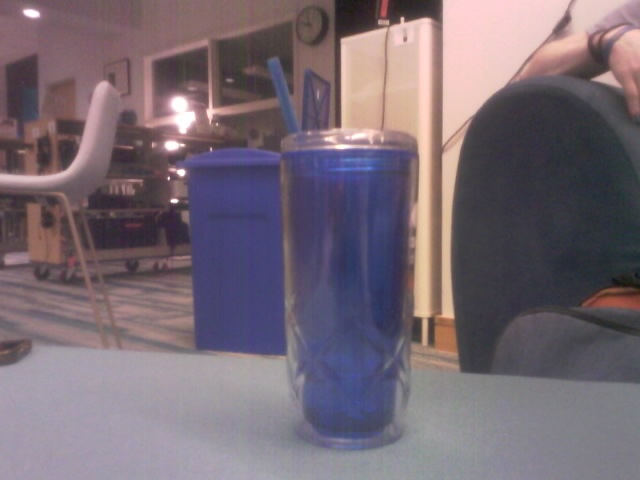
%> input picture Assignment Group Assignment 4 - Image Enhancement/carter.jpg, 640 x 480 px
$ octave Frequency_LPF.m   (GNU Octave 9; MATLAB toolbox functions it lacks are replaced by stand-ins)
%> lines starting %> are read from the running program, lines starting %| are printed output that depends on the picture
%% Frequency domain low pass filtering (Ideal, Butterworth and Gaussian LPF)
% code credit: https://www.abhilashsingh.net/?source=lpf_matlab
clc
clear all
%%
img = imread('carter.jpg');
%> img is the input picture: size 480x640x3 uint8; mean R, G, B 118.7, 105.8, 115.4
gimg=rgb2gray(img);
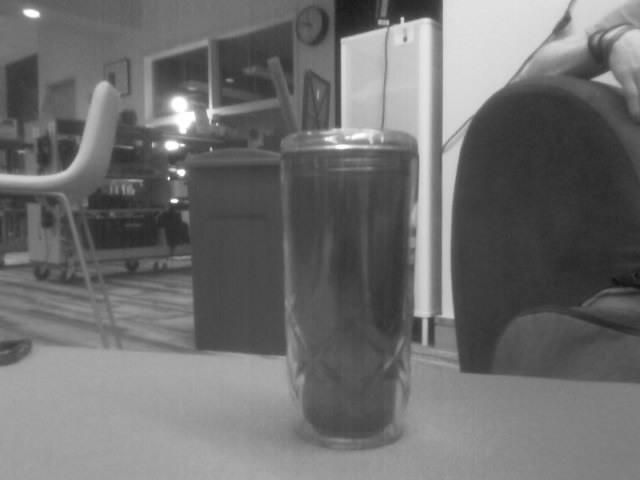
%> gimg: size 480x640 uint8; min 20, max 255, mean 110.8
subplot(331)
imshow(gimg)
title('f(x,y)')
%% Ideal low pass
P=size(gimg);
%> P = [480 640]
M=P(1);N=P(2);
%> after `M=P(1)`: M = 480
%> after `N=P(2)`: N = 640
F=fft2(gimg,M,N);
subplot(332)
%imshow(uint8(abs(fftshift(F))));
imshow(uint8(abs((F))));
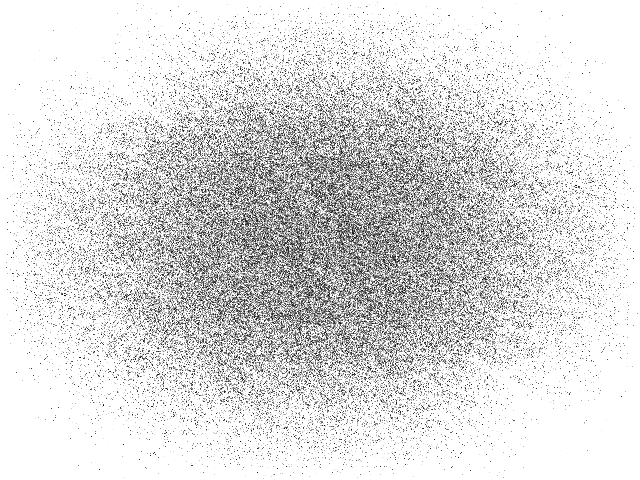
%> displayed picture: size 480x640, on the screen's scale of 0 to 255; min 1, max 255, mean 220.7
title('F(u,v)')
u0=20; %remove freq greater than u0
u=0:(M-1);
%> u = 480 values from 0 to 479
v=0:(N-1);
%> v = 640 values from 0 to 639
idx=find(u>M/2);
%> idx = 239 values from 242 to 480
u(idx)=u(idx)-M;
idy=find(v>N/2);
%> idy = 319 values from 322 to 640
v(idy)=v(idy)-N;
[V,U]=meshgrid(v,u);
D=sqrt(U.^2+V.^2);
H=double(D<=u0);
% display
subplot(333)
imshow(abs(fftshift(H)),[]);
title('H(u,v) ILPF')
subplot(334)
G=H.*F;
gideal=(ifft2(G));
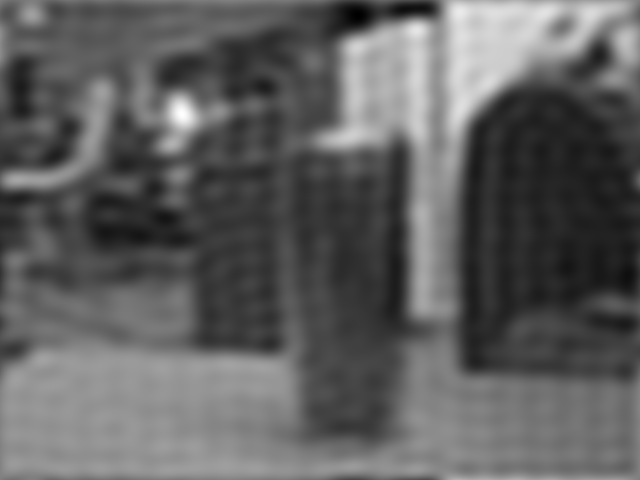
%> gideal: size 480x640 double; min 16.91, max 265.5, mean 110.8; drawn with min black and max white
imshow(uint8(gideal))
title('ILPF')
%% Butterworth low pass
n=1; %Butterworth filter of order n
H= 1./(1 + (D./u0).^(2*n));
subplot(335)
imshow(abs(fftshift(H)));
title('H(u,v) BLPF')
subplot(336)
G=H.*F;
gbutter=(ifft2(G));
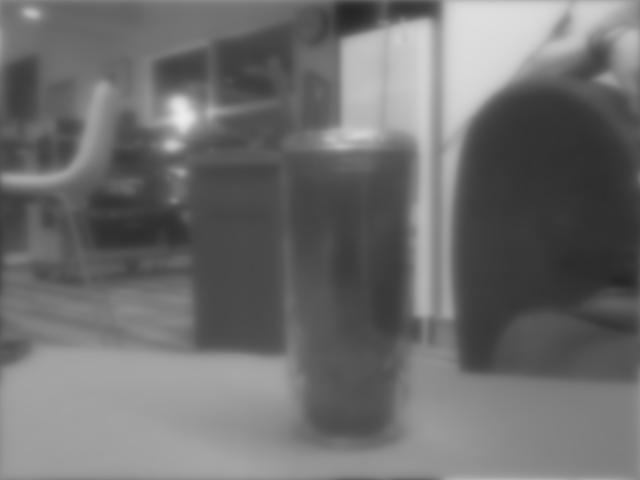
%> gbutter: size 480x640 double; min 38.08, max 236.2, mean 110.8
imshow(uint8(gbutter))
title('BLPF')
%% Gaussian low pass filter
H = exp(-(D.^2)./(2*(u0^2)));
subplot(337)
imshow(abs(fftshift(H)));
title('H(u,v) GLPF')
subplot(338)
G=H.*F;
ggauss=(ifft2(G));
imshow(uint8(ggauss))
title('GLPF')
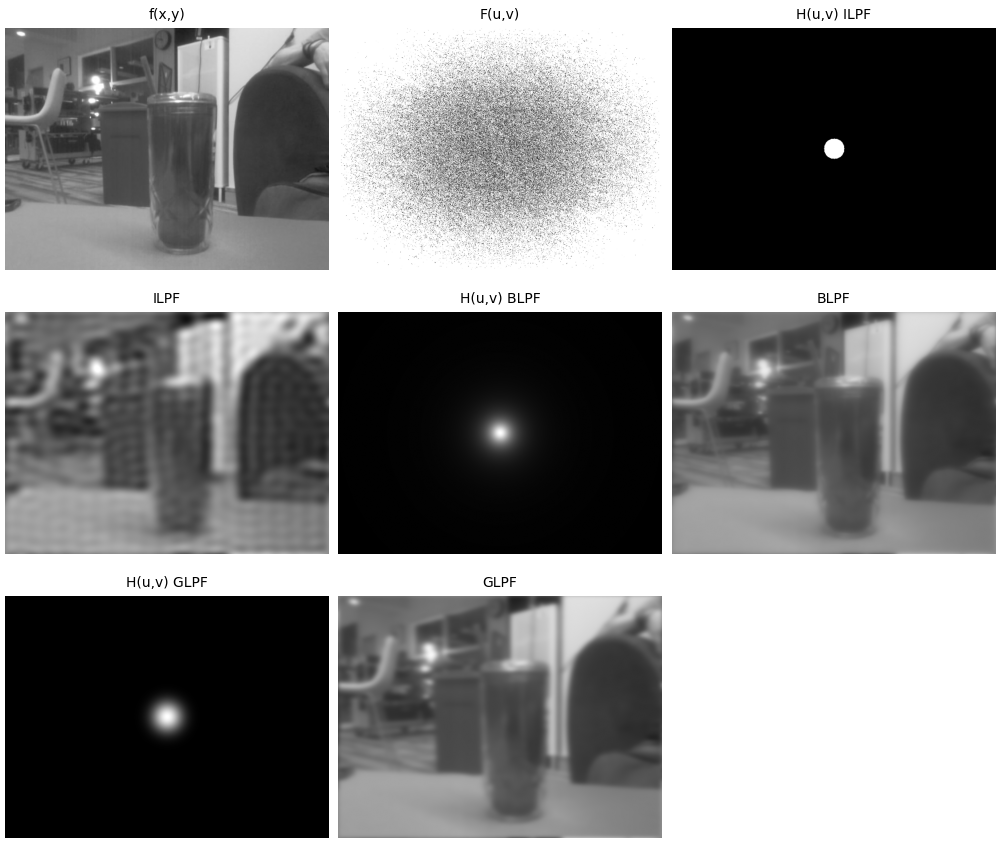
%> figure redrawn from the program's plot data, 8 panels

$ run again, with Assignment Group Assignment 4 - Image Enhancement/beach.jpg copied over Assignment Group Assignment 4 - Image Enhancement/carter.jpg
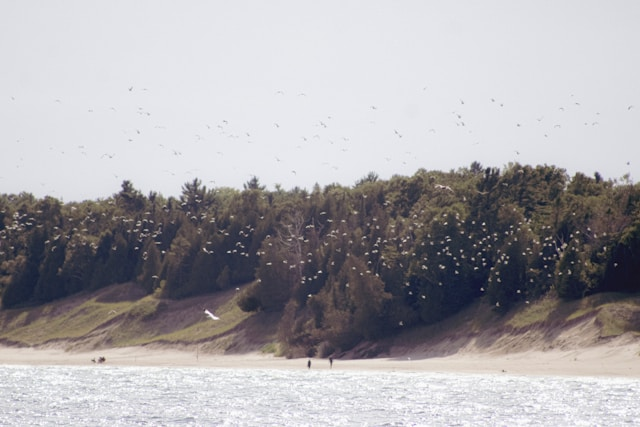
%> input picture Assignment Group Assignment 4 - Image Enhancement/beach.jpg, 640 x 427 px
%> img is the input picture: size 427x640x3 uint8; mean R, G, B 168.4, 166, 169.8
%> `imshow(uint8(abs((F))));`:
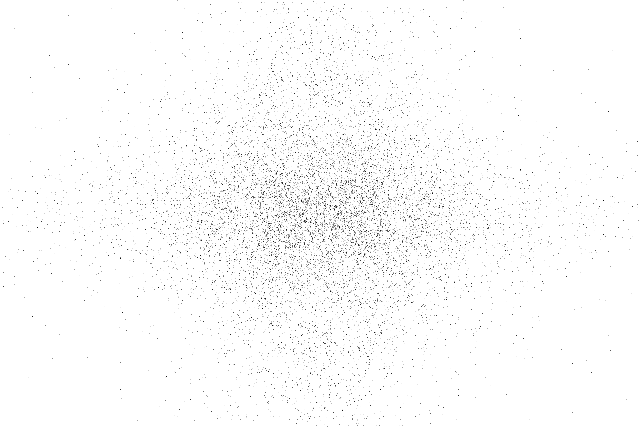
%> displayed picture: size 427x640, on the screen's scale of 0 to 255; min 2, max 255, mean 251.4
%> `gideal=(ifft2(G));`:
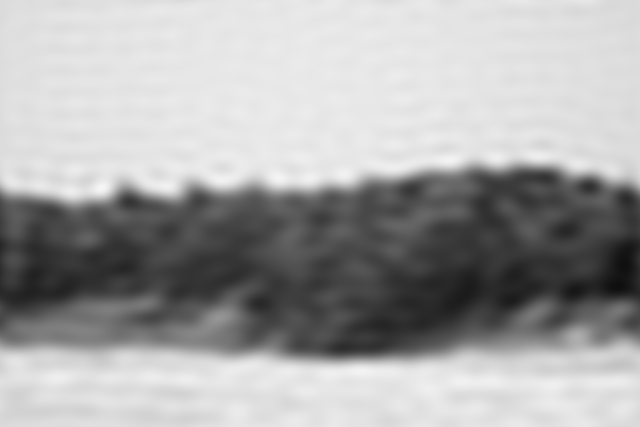
%> gideal: size 427x640 double; min 14.76, max 246.4, mean 167

$ run again, with Assignment Group Assignment 4 - Image Enhancement/capybara.jpg copied over Assignment Group Assignment 4 - Image Enhancement/carter.jpg
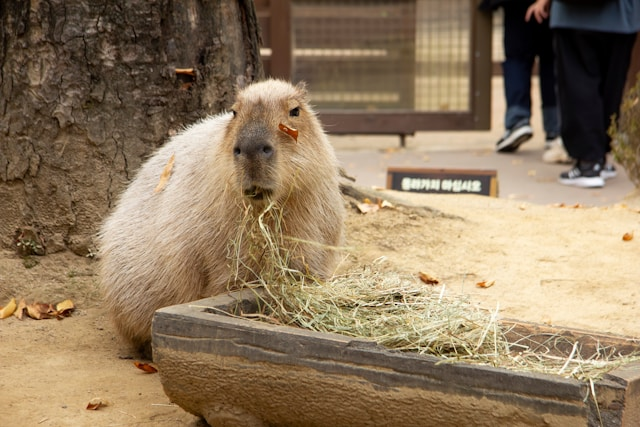
%> input picture Assignment Group Assignment 4 - Image Enhancement/capybara.jpg, 640 x 427 px
%> img is the input picture: size 427x640x3 uint8; mean R, G, B 143.2, 122.1, 95.2
%> `imshow(uint8(abs((F))));`:
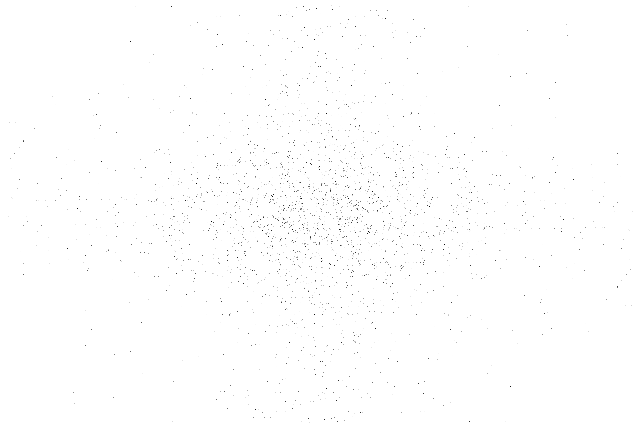
%> displayed picture: size 427x640, on the screen's scale of 0 to 255; min 3, max 255, mean 254.2
%> `gbutter=(ifft2(G));`:
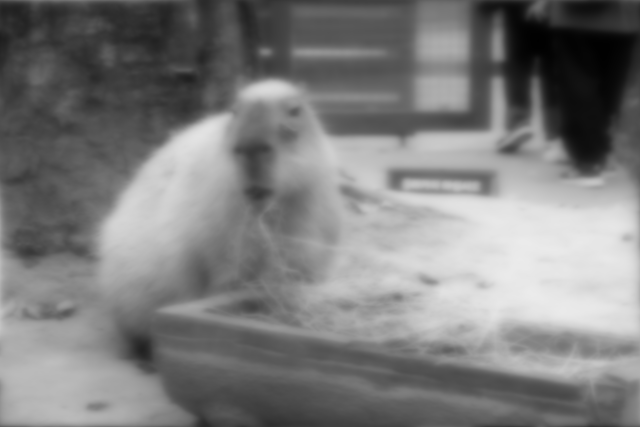
%> gbutter: size 427x640 double; min 0.983, max 235.9, mean 125.4
